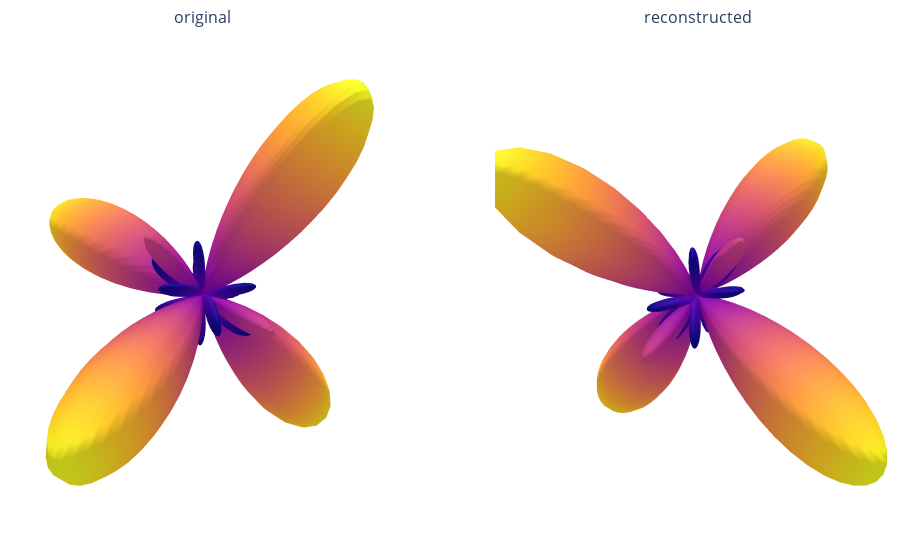

Notebook code cell kept with this figure:
### Code cell
# Load your trained model
model, params = load_model("autoencoder_latent3.pkl")  # Adjust with your model file

# For a given bispectrum that you want to invert
bispectrum_vector = bispectra[0]  # Example bispectrum

# First encode it to get the latent representation
latent = model.apply(params, bispectrum_vector[None, :], method=model.encode)[0]

# Then invert using the encoder-based approach
reconstructed_geometry = multi_stage_encoder_inversion(
    model, params, latent, lmax=5, n_points=10
)

reconstructed_geometry = jnp.array(reconstructed_geometry)
original_geometry = jnp.array(geometries[0])

# Visualize the original and reconstructed geometries
compare_geometries(original_geometry, "original", reconstructed_geometry, "reconstructed")

### Figure 1 — Plotly figure (JSON) as saved in the notebook; plotly's stock layout.template omitted (floating-point values rounded to 4 significant figures; data arrays with more than 128 entries replaced by an {"elided": "..."} marker saying what was removed)
{"data": [{"name": "Signal", "scene": "scene", "showlegend": true, "showscale": false, "surfacecolor": {"elided": "102x100 float values"}, "type": "surface", "x": {"elided": "102x100 float values"}, "y": {"elided": "102x100 float values"}, "z": {"elided": "102x100 float values"}}, {"name": "Signal", "scene": "scene2", "showlegend": true, "showscale": false, "surfacecolor": {"elided": "102x100 float values"}, "type": "surface", "x": {"elided": "102x100 float values"}, "y": {"elided": "102x100 float values"}, "z": {"elided": "102x100 float values"}}], "layout": {"annotations": [{"font": {"size": 16}, "showarrow": false, "text": "original", "x": 0.225, "xanchor": "center", "xref": "paper", "y": 1, "yanchor": "bottom", "yref": "paper"}, {"font": {"size": 16}, "showarrow": false, "text": "reconstructed", "x": 0.775, "xanchor": "center", "xref": "paper", "y": 1, "yanchor": "bottom", "yref": "paper"}], "margin": {"b": 0, "l": 0, "r": 0, "t": 30}, "paper_bgcolor": "rgba(255,255,255,255)", "plot_bgcolor": "rgba(255,255,255,255)", "scene": {"aspectmode": "cube", "bgcolor": "rgba(255,255,255,255)", "camera": {"eye": {"x": 0.3, "y": 0.3, "z": 0.3}}, "domain": {"x": [0, 0.45], "y": [0, 1]}, "xaxis": {"backgroundcolor": "rgba(255,255,255,255)", "range": [-2.5, 2.5], "showgrid": false, "showticklabels": false, "title": {"text": ""}, "zeroline": false}, "yaxis": {"backgroundcolor": "rgba(255,255,255,255)", "range": [-2.5, 2.5], "showgrid": false, "showticklabels": false, "title": {"text": ""}, "zeroline": false}, "zaxis": {"backgroundcolor": "rgba(255,255,255,255)", "range": [-2.5, 2.5], "showgrid": false, "showticklabels": false, "title": {"text": ""}, "zeroline": false}}, "scene2": {"aspectmode": "cube", "bgcolor": "rgba(255,255,255,255)", "camera": {"eye": {"x": 0.3, "y": 0.3, "z": 0.3}}, "domain": {"x": [0.55, 1], "y": [0, 1]}, "xaxis": {"backgroundcolor": "rgba(255,255,255,255)", "range": [-2.5, 2.5], "showgrid": false, "showticklabels": false, "title": {"text": ""}, "zeroline": false}, "yaxis": {"backgroundcolor": "rgba(255,255,255,255)", "range": [-2.5, 2.5], "showgrid": false, "showticklabels": false, "title": {"text": ""}, "zeroline": false}, "zaxis": {"backgroundcolor": "rgba(255,255,255,255)", "range": [-2.5, 2.5], "showgrid": false, "showticklabels": false, "title": {"text": ""}, "zeroline": false}}, "showlegend": false}}
